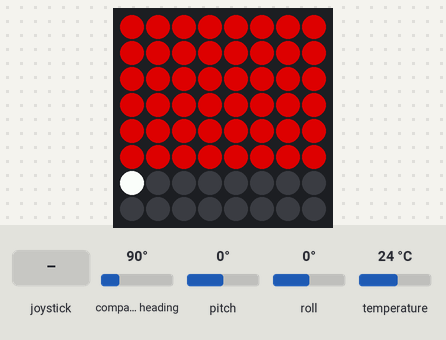
A program run on a simulated Raspberry Pi (BCM pin numbers) with a Sense HAT. Shown: the Sense HAT's 8×8 RGB LED matrix. The inputs (shaded band) are chosen by the test bench; at power-on: temperature 24 °C, compass heading 90°, pitch 0°, roll 0°. The Sense HAT reports a negative pitch or roll as 360° plus the angle.

Above: at 1.2 s.
1.3 s: temperature set to 0 °C
At 2.1 s:
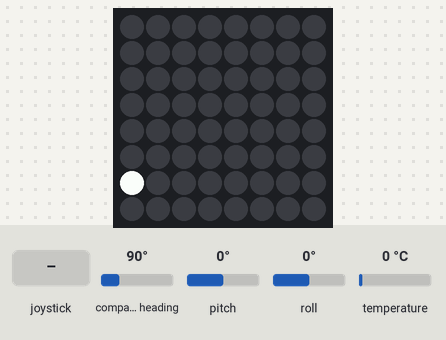
2.8 s: joystick pushed left
At 3.5 s:
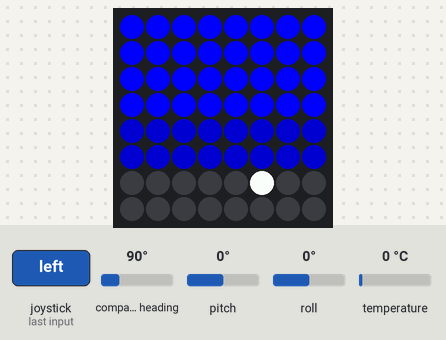
4.3 s: joystick pushed right
At 5.5 s:
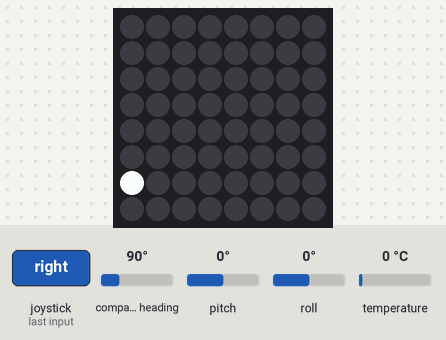
5.8 s: temperature set to 12 °C
At 6.9 s:
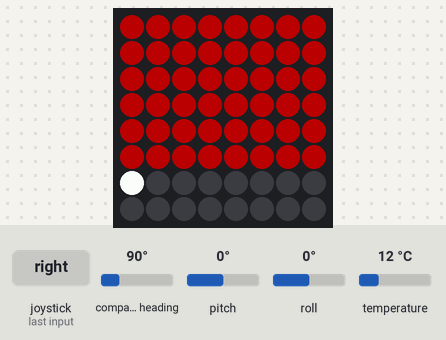
7.3 s: temperature set to 19 °C
Timing chart, 0 to 9.8 s (numbered marks = the images above; inputs shaded):
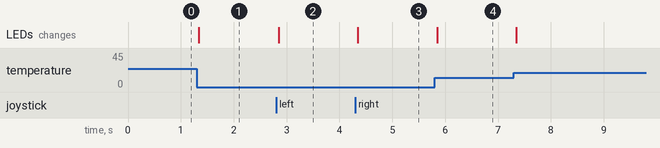

Measured:
- after the input at 1.3 s, the LEDs: change at once (image 1)
- after the input at 2.8 s, the LEDs: change after 0.05 s (image 2)
- after the input at 4.3 s, the LEDs: change after 0.05 s (image 3)
- after the input at 5.8 s, the LEDs: change after 0.05 s (image 4)

The program:

sense.py
```python
from sense_hat import SenseHat
from copy import deepcopy

E = 0.1

MIN_TEMP = -40
MAX_TEMP = abs(MIN_TEMP)

MIN_PRESSURE = 950
MAX_PRESSURE = 1050

MIN_HUMIDITY = 0
MAX_HUMIDITY = 100

MIN_DEGREE = 0
MAX_DEGREE = 360

WHITE = (0xFF, 0xFF, 0xFF)
BLACK = (0x00, 0x00, 0x00)

def set_pixel(hat, idx, color):
  x = idx % 8
  y = int(idx / 8)

  hat.set_pixel(x, y, color)


class View:
  '''View interface'''

  def setup(self, hat):
    '''Adjusts hat before drawing'''

  def draw(self, hat):
    '''Reads value(s) from hat and presents it on the hat's LED matrix'''
    raise NotImplementedError


class ColorCalc:
  '''Computes color for value from given range'''
  def __init__(self, min_value, max_value, reverse=False):
    self.min_value = min_value
    self.levels = max_value - min_value
    self.reverse = reverse
    self.prev_value = None
    self.color = None

  def __copy__(self):
    return type(self)(self.min_value, self.max_value)

  def __deepcopy__(self, memo):
    id_self = id(self)
    copy = memo.get(id_self)
    if copy is None:
      copy = type(self)(
        deepcopy(self.min_value, memo),
        deepcopy(self.levels, memo)
      )

      memo[id_self] = copy

    return copy

  def compute(self, value):
    '''Compute color value'''

    if (
      self.prev_value is not None
        and self.color is not None
        and abs(self.prev_value - value) < E
      ):
      return self.color

    self.prev_value = value

    score = 0
    if value > self.min_value:
      score = min(1.0, (abs(self.min_value - value) / self.levels))

    saturation = 255 * (score * 2 - 1) if score > 0.5 else 255 * (1 - score * 2)
    saturation = int(saturation)

    red = (saturation, 0, 0)
    blue = (0, 0, saturation)

    if score > 0.5:
      if not self.reverse:
        self.color = red
      else:
        self.color = blue
    else:
      if not self.reverse:
        self.color = blue
      else:
        self.color = red

    return self.color

class FullScreenView(View):
  '''Populate screen with one color (without touching status bar)'''
  def __init__(self, color_calc, property, **kwargs):
    self.color_calc = color_calc
    self.property = property
    self.config = kwargs

  def draw(self, hat):
    value = getattr(hat, self.property)

    if value is None:
      raise ValueError('Unknown property: {}'.format(self.property))

    color = self.color_calc.compute(value)

    for idx in range(48):
      set_pixel(hat, idx, color)

class AxisView(View):
  '''Splits the screen for 3 rows, each one for corresponding axis - roll, pitch and yaw'''

  ROW_WIDTH = 16

  def __init__(self, color_calc_roll, color_calc_pitch, color_calc_yaw, **kwargs):
    self.color_calc_roll = color_calc_roll
    self.color_calc_pitch = color_calc_pitch
    self.color_calc_yaw = color_calc_yaw
    self.config = kwargs

  def setup(self, hat):
    compass_state = self.config.get('compass', False)
    gyro_state = self.config.get('gyro', False)
    accel_state = self.config.get('accel', False)

    hat.set_imu_config(compass_state, gyro_state, accel_state)

  def draw(self, hat):
    orientation = hat.orientation

    roll = orientation.get('roll', 0)
    pitch = orientation.get('pitch', 0)
    yaw = orientation.get('yaw', 0)

    color_roll = self.color_calc_roll.compute(roll)
    color_pitch = self.color_calc_pitch.compute(pitch)
    color_yaw = self.color_calc_yaw.compute(yaw)

    for idx in range(AxisView.ROW_WIDTH):
      set_pixel(hat, idx, color_roll)

    for idx in range(AxisView.ROW_WIDTH, AxisView.ROW_WIDTH*2):
      set_pixel(hat, idx, color_pitch)

    for idx in range(AxisView.ROW_WIDTH*2, AxisView.ROW_WIDTH*3):
      set_pixel(hat, idx, color_yaw)


class EventHandler:
  def __init__(self, hat):
      self.hat = hat
      self.views = []
      self.current_view = None
      self.current_idx = None

  def register_view(self, view):
    view_type = type(view)
    if not issubclass(view_type, View):
      raise TypeError('Not a View subclass; got {}'.format(view_type))

    self.views.append(view)

  def event_loop(self):
    self.current_idx = 0
    self.__set_new_view(0)

    while True:
      for event in self.hat.stick.get_events():
        self.__handle_event(event)

      self.current_view.draw(self.hat)

  def __handle_event(self, event):
    if event.action == 'pressed':
      new_idx = self.current_idx
      new_idx += { 'left': -1, 'right': +1 }.get(event.direction, 0)

      if new_idx != self.current_idx:
        max_idx = len(self.views) - 1
        if new_idx > max_idx:
          new_idx = 0
        elif new_idx < 0:
          new_idx = max_idx

        self.__set_new_view(new_idx)

  def __set_new_view(self, new_idx):
    # turn off current idx
    set_pixel(self.hat, 48 + self.current_idx, BLACK)

    # turn on new
    set_pixel(self.hat, 48 + new_idx, WHITE)

    self.current_idx = new_idx
    self.current_view = self.views[self.current_idx]
    self.current_view.setup(self.hat)

# Program begins here
hat = SenseHat()
hat.clear()

event_handler = EventHandler(hat)

degree_color_calc = ColorCalc(MIN_DEGREE, MAX_DEGREE)

gyroscope_view = AxisView(
  deepcopy(degree_color_calc),
  deepcopy(degree_color_calc),
  deepcopy(degree_color_calc),
  gyro=True
)

accel_view = AxisView(
  deepcopy(degree_color_calc),
  deepcopy(degree_color_calc),
  deepcopy(degree_color_calc),
  accel=True
)

compas_view = AxisView(
  deepcopy(degree_color_calc),
  deepcopy(degree_color_calc),
  deepcopy(degree_color_calc),
  compass=True
)

event_handler.register_view(FullScreenView(ColorCalc(MIN_TEMP, MAX_TEMP), 'temperature'))
event_handler.register_view(FullScreenView(ColorCalc(MIN_PRESSURE, MAX_PRESSURE), 'pressure'))
event_handler.register_view(FullScreenView(ColorCalc(MIN_HUMIDITY, MAX_HUMIDITY, reverse=True), 'humidity'))
event_handler.register_view(gyroscope_view)
event_handler.register_view(accel_view)
event_handler.register_view(compas_view)

event_handler.event_loop()
```
